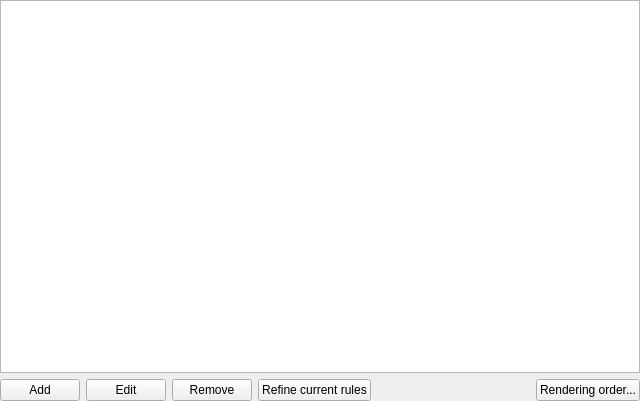
<?xml version="1.0" encoding="UTF-8"?>
<ui version="4.0">
 <class>QgsRuleBasedRendererV2Widget</class>
 <widget class="QWidget" name="QgsRuleBasedRendererV2Widget">
  <property name="geometry">
   <rect>
    <x>0</x>
    <y>0</y>
    <width>640</width>
    <height>401</height>
   </rect>
  </property>
  <layout class="QVBoxLayout" name="verticalLayout">
   <property name="margin">
    <number>0</number>
   </property>
   <item>
    <widget class="QTreeView" name="viewRules">
     <property name="contextMenuPolicy">
      <enum>Qt::CustomContextMenu</enum>
     </property>
     <property name="acceptDrops">
      <bool>true</bool>
     </property>
     <property name="editTriggers">
      <set>QAbstractItemView::EditKeyPressed|QAbstractItemView::SelectedClicked</set>
     </property>
     <property name="dragEnabled">
      <bool>true</bool>
     </property>
     <property name="dragDropMode">
      <enum>QAbstractItemView::InternalMove</enum>
     </property>
     <property name="selectionMode">
      <enum>QAbstractItemView::ExtendedSelection</enum>
     </property>
     <property name="allColumnsShowFocus">
      <bool>true</bool>
     </property>
     <attribute name="headerMinimumSectionSize">
      <number>100</number>
     </attribute>
     <attribute name="headerStretchLastSection">
      <bool>false</bool>
     </attribute>
    </widget>
   </item>
   <item>
    <layout class="QHBoxLayout" name="horizontalLayout">
     <item>
      <widget class="QPushButton" name="btnAddRule">
       <property name="text">
        <string>Add</string>
       </property>
      </widget>
     </item>
     <item>
      <widget class="QPushButton" name="btnEditRule">
       <property name="text">
        <string>Edit</string>
       </property>
      </widget>
     </item>
     <item>
      <widget class="QPushButton" name="btnRemoveRule">
       <property name="text">
        <string>Remove</string>
       </property>
      </widget>
     </item>
     <item>
      <widget class="QPushButton" name="btnRefineRule">
       <property name="enabled">
        <bool>true</bool>
       </property>
       <property name="text">
        <string>Refine current rules</string>
       </property>
       <property name="checkable">
        <bool>false</bool>
       </property>
       <property name="autoDefault">
        <bool>false</bool>
       </property>
       <property name="default">
        <bool>false</bool>
       </property>
       <property name="flat">
        <bool>false</bool>
       </property>
      </widget>
     </item>
     <item>
      <spacer name="horizontalSpacer">
       <property name="orientation">
        <enum>Qt::Horizontal</enum>
       </property>
       <property name="sizeHint" stdset="0">
        <size>
         <width>40</width>
         <height>20</height>
        </size>
       </property>
      </spacer>
     </item>
     <item>
      <widget class="QPushButton" name="btnRenderingOrder">
       <property name="text">
        <string>Rendering order...</string>
       </property>
      </widget>
     </item>
    </layout>
   </item>
  </layout>
 </widget>
 <resources/>
 <connections/>
</ui>
